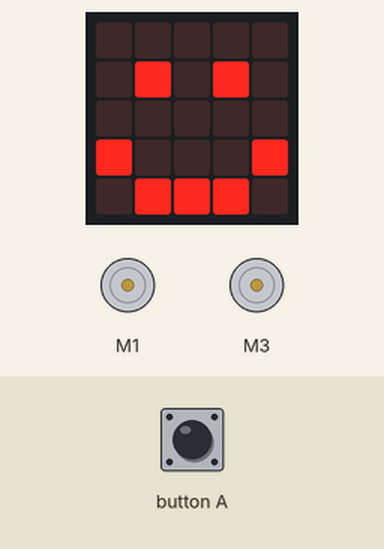
This program was run on a simulated BBC micro:bit (MakeCode). Shown: the board's 5×5 LED display, 2 × DC motor (green arrow = forward, orange = backward, longer = faster). Inputs (shaded band) come from the test bench.

Above: at 5.0 s.
5.1 s: button A pressed for 0.15 s
At 6.2 s:
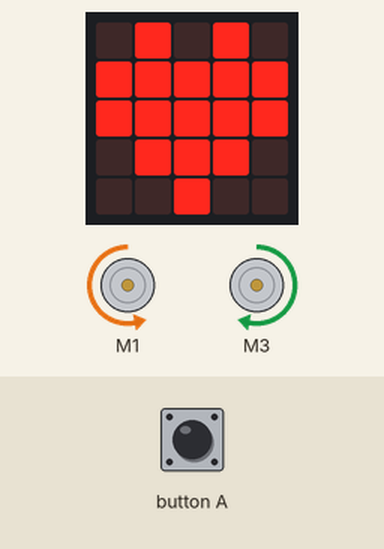
At 8.9 s:
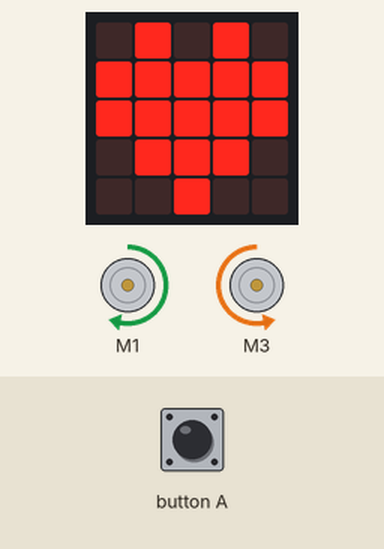
17.2 s: button A pressed for 1 s
At 23.2 s:
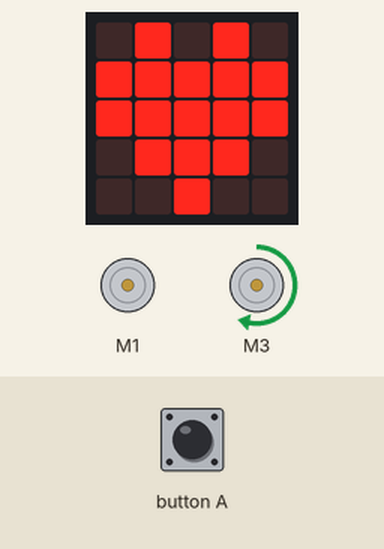
Timing chart, 0 to 31.8 s (numbered marks = the images above; inputs shaded):
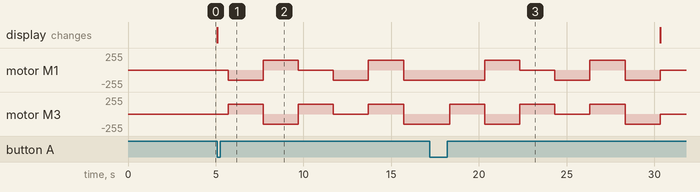

The program:

main.ts
```typescript
function go_forward () {
    robotbit.MotorRunDual(
    robotbit.Motors.M1A,
    -150,
    robotbit.Motors.M2A,
    150
    )
}
function go_backward () {
    robotbit.MotorRunDual(
    robotbit.Motors.M1A,
    150,
    robotbit.Motors.M2A,
    -150
    )
}
function stop () {
    robotbit.MotorRunDual(
    robotbit.Motors.M1A,
    0,
    robotbit.Motors.M2A,
    0
    )
}
function turn_left () {
    robotbit.MotorRunDual(
    robotbit.Motors.M1A,
    0,
    robotbit.Motors.M2A,
    150
    )
}
function left_round () {
    robotbit.MotorRunDual(
    robotbit.Motors.M1A,
    150,
    robotbit.Motors.M2A,
    150
    )
}
function right_round () {
    robotbit.MotorRunDual(
    robotbit.Motors.M1A,
    -150,
    robotbit.Motors.M2A,
    -150
    )
}
function turn_right () {
    robotbit.MotorRunDual(
    robotbit.Motors.M1A,
    -150,
    robotbit.Motors.M2A,
    0
    )
}
basic.showIcon(IconNames.Happy)
while (!(input.buttonIsPressed(Button.A))) {

}
basic.showIcon(IconNames.Heart)
basic.forever(function () {
    go_forward()
    basic.pause(2000)
    go_backward()
    basic.pause(2000)
    turn_left()
    basic.pause(2000)
    turn_right()
    basic.pause(2000)
    left_round()
    basic.pause(2000)
    right_round()
    basic.pause(2000)
    while (!(input.buttonIsPressed(Button.A))) {
        stop()
        basic.showIcon(IconNames.Happy)
    }
    basic.showIcon(IconNames.Heart)
})
```

test.ts
```typescript
// aquí va el archivo "tests"; esto no se compilará cuando este paquete se utilice como una extensión.
```
